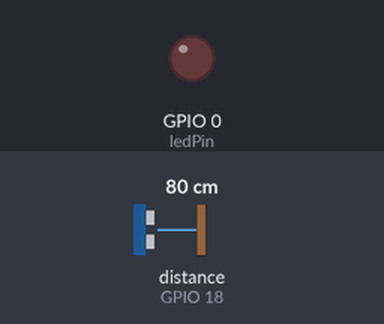
Simulated run of this sketch. Board: ESP32. Shown: output pins drawn as LEDs (lit = HIGH). Wiring (from diagram.json): ultrasonic range finder: trigger GPIO 5; echo GPIO 18. The test bench sets the inputs (shaded band); at power-on: distance to the obstacle (sensor on GPIO 18) 80 cm. The echo pulse lasts 58.3 µs per cm; WiFi joins after 1.5 s; servers stay silent unless stated; uploads are accepted with an empty reply; pins used as bus, display or sensor lines are not drawn; what the sketch prints to the serial monitor is not drawn.

Above: at 2.7 s.
2.8 s: distance to the obstacle (sensor on GPIO 18) set to 34 cm
4.3 s: distance to the obstacle (sensor on GPIO 18) set to 29 cm
At 6.0 s:
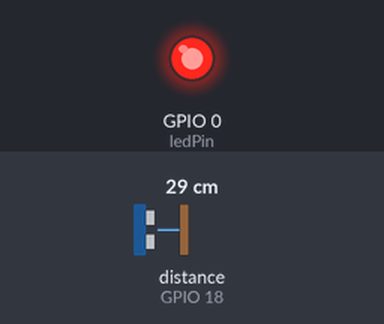
Timing chart, 0 to 7.5 s (numbered marks = the images above; inputs shaded):
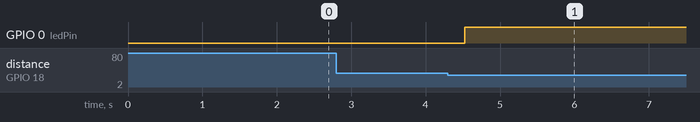

Measured:
- the behaviour switches between 31 and 30 cm on distance to the obstacle (sensor on GPIO 18) (found by bisection; images 0 and 1)
- after the input at 2.8 s, every drawn part: stays the same
- after the input at 4.3 s, GPIO 0 (ledPin): LOW → HIGH after 0.23 s

The sketch:

wokwi.ino
```cpp
#include <WiFi.h>
#include <HTTPClient.h>

const char* ssid = "Wokwi-GUEST";
const char* password = "";

const char* serverName = "http://xxx.xxx.xx.x:1880/motthru"; // inserir o IP da sua máquina ao testar

const int trigPin = 5;
const int echoPin = 18;
const int ledPin = 0;

void setup() {
  Serial.begin(115200);

  pinMode(trigPin, OUTPUT);
  pinMode(echoPin, INPUT);
  pinMode(ledPin, OUTPUT);

  WiFi.begin(ssid, password);
  while (WiFi.status() != WL_CONNECTED) {
    delay(500);
    Serial.print(".");
  }
  Serial.println("Wi-fi conectado!");
}

void loop() {
  long duration = readUltrasonicDistance();
  float distance = duration * 0.034 / 2;

  Serial.print("Distância: ");
  Serial.println(distance);

  if (distance < 30) {
    digitalWrite(ledPin, HIGH);

    if (WiFi.status() == WL_CONNECTED) {
      HTTPClient http;

      http.begin(serverName);
      http.addHeader("Content-Type", "application/json");

      String payload = "{\"id_moto\":\"MOTO001\",\"status\":\"Detectado\",\"localizacao\":\"Manutenção - Pátio A\"}";

      int httpResponseCode = http.POST(payload);

      if (httpResponseCode > 0) {
        String response = http.getString();
        Serial.println(httpResponseCode);
        Serial.println(response);
      } else {
        Serial.print("Erro no POST: ");
        Serial.println(httpResponseCode);
      }

      http.end();
    }

    delay(5000);
  } else {
    digitalWrite(ledPin, LOW);
  }

  delay(500);
}

long readUltrasonicDistance() {
  digitalWrite(trigPin, LOW);
  delayMicroseconds(2);
  digitalWrite(trigPin, HIGH);
  delayMicroseconds(10);
  digitalWrite(trigPin, LOW);
  return pulseIn(echoPin, HIGH);
}
```
